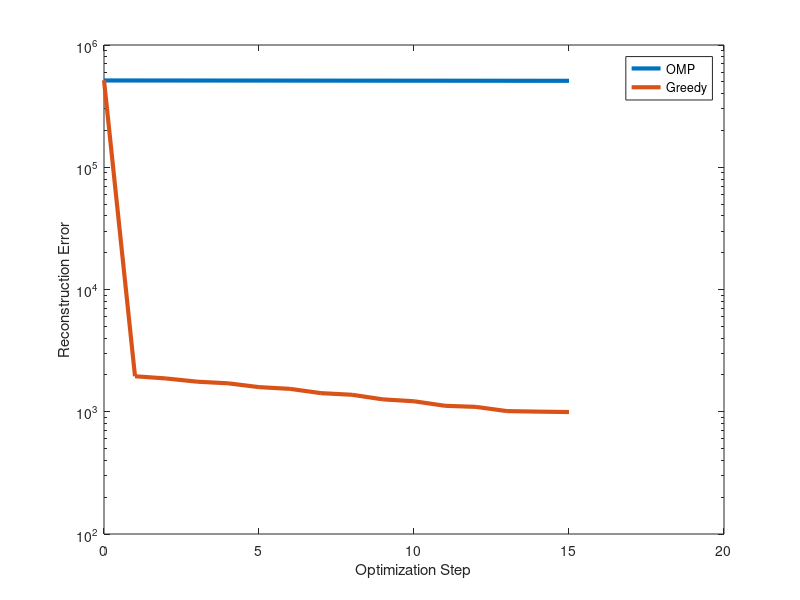

The MATLAB script that drew this image:
% %%%
% % choose the dataset
% % 1: Arcuate Fasciculus
% % 2: ARC-SLF
% dataIndex = 1;
% 
% %%
% % load the fe_struct to get the vecotrs of orientations. 
% if dataIndex == 1
%     load('../data/fe_struct_with_predicted_signal_from_Arcuate_normFP_96dirs_b2000_1p5iso_PROB_lmax10_NUM01_L33.mat');
%     orients = fe.life.M.Atoms.orient;
% elseif dataIndex == 2
%     load('fe_struct_with_predicted_signal_from_ARC_SLF_normFP_96dirs_b2000_1p5iso_PROB_lmax10_NUM01_L33.mat');
%     orients = fe.life.M.Atoms.orient;
% end
% 
% %%
% % load Phi absorbing w. This is our expert Phi which we assumed is the
% % ground truth.
% if dataIndex == 1
%     load('../data/subsets/compact_Phi_withw.mat');
% elseif dataIndex == 2
%     load('../data/newsubsets/compact_Phi_withw.mat');
% end
% %nnz(Phi)
% 
% Phi_filename = '../data/stage1/Phi_11823_1_3_5_0.01.mat';
% load(Phi_filename);
% 
% Phi_pred = Phi_sp(:,vind,:);
% Phi_exp = Phi(:,vind,:);
% Nv = size(Phi_pred, 2);
% countdist = 0.0;
% count_diff = 0.0;
% count_captured = 0.0;
% Total_num_orients_in_Phiexp = 0.0;
% for vp = 1:Nv
%     if mod(vp,100) == 0
%         fprintf("Voxel %d of %d\n", vp, Nv);
%     end
%     
%     % Find non-zero oriantations in each voxel
%     Phi_pred_nz_atoms = find(Phi_pred(:,vp,:));
%     
%     % Make an orientation set for each voxel. The goal is to find different
%     % types of orientations in each voxel for Phi_pred.
%     apredset_per_v = unique(Phi_pred_nz_atoms(:,1));    
%     
%     % Find the non-zero orientations in voxel vp of Phi_exp
%     Phi_exp_nz_atoms = find(Phi_exp(:,vp,:));
%     
%     % Make a set of active orientations for voxel vp
%     aexpset_per_v = unique(Phi_exp_nz_atoms(:,1));
%     
%     Total_num_orients_in_Phiexp = Total_num_orients_in_Phiexp + size(Phi_exp_nz_atoms);
%     
%     % The intersection of orientations in Phi_exp and Phi_pred for the same
%     % voxel shows that how close could we potentially get to the ground 
%     % truth.
%     mutual_orients = intersect(apredset_per_v, aexpset_per_v);
%     count_captured = count_captured + length(mutual_orients);
%     
%     diff = length(setdiff(aexpset_per_v, apredset_per_v));
%     diff;
%     % We want the distance, so we need the numeber of orientations which
%     % has not been included in Phi_pre(:,vp,:) but included in Phi_exp(:,vp,:)
%     % The ideal case is that the length of mutual orientations be exactly
%     % the same as the activated orientations in Phi_exp(:,vp,:)
%     countdist = countdist + (length(aexpset_per_v) - length(mutual_orients));
%     count_diff = count_diff + diff;
% end
% countdist
% count_diff
% count_captured
% fprintf('Total number of active ground truth orientations %d \n', Total_num_orients_in_Phiexp);




% %%
% % load Phi_pred that you want to evaluate
% % format of the file name: 
% % Phi_' int2str(Nsv) '_' int2str(dataIndex) '_' int2str(stage1) '_' 
% % int2str(numOrient) '_' num2str(regStage1) '.mat']
% %Phi_filename = '../experiments/dataset_one/Phi_11823_1_1_5_0.01_1_1.mat';
% Phi_filename = '../data/stage1/Phi_200_1_2_5_0.01.mat'
% %Phi_init_filename = '../data/stage1/Phi_11823_1_1_5_0.01.mat';
% %load(Phi_init_filename)
% load(Phi_filename);
% Phi_omp = Phi_sp(:,vind,:);
% Phi_filename = '../data/stage1/Phi_200_1_3_5_0.01.mat'
% %Phi_init_filename = '../data/stage1/Phi_11823_1_1_5_0.01.mat';
% %load(Phi_init_filename)
% load(Phi_filename);
% Phi_greedy = Phi_sp(:,vind,:);



% Nv = size(Phi_greedy, 2);
% for vp = 1:Nv
%     if mod(vp,100) == 0
%         fprintf("*");
%     end
%         
%     % Find non-zero oriantations in each voxel
%     Phi_omp_nz_atoms = find(Phi_omp(:,vp,:));
% 
%     % Make an orientation set for each voxel. The goal is to find different
%     % types of orientations in each voxel for Phi_pred.
%     aompset_per_v = unique(Phi_omp_nz_atoms(:,1));
%     %aompset_per_v
%     % Find the non-zero orientations in voxel vp of Phi_exp
%     Phi_greedy_nz_atoms = find(Phi_greedy(:,vp,:));
%     
%     % Make a set of active orientations for voxel vp
%     agreedyset_per_v = unique(Phi_greedy_nz_atoms(:,1));
%     %agreedyset_per_v
%     
%     diff = setdiff(aompset_per_v, agreedyset_per_v);
%     if ~isempty(diff)
%         %aompset_per_v agreedyset_per_v diff
%     end
% end


%%
% x = 2:5:42;
% GD_angdiff = [0.0079, 0.0077, 0.0076, 0.0076, 0.0076, 0.0076, 0.0075, 0.0075, 0.0075];
% OMP_angdiff = [0.1282, 0.1230, 0.1204, 0.1190, 0.1172, 0.1161, 0.1156, 0.1154, 0.1153];
% 
% bar(x, OMP_angdiff);
% hold on
% bar(x, GD_angdiff);
% 
% xlabel('Number of selected orientations');
% ylabel('Average Angular Differences of Fascicle Directions)');
% legend('OMP', 'Greedy');

%%
dataIndex = 2;
if dataIndex == 1
    X = 0:15;
    Greedy =[480470, 94864, 31480.3, 25510.8, 17358.8, 11090.7, 6692.51, 3976.73, ...
    2539.5, 1860.75, 1612.04, 1463.07, 1381.2, 1288.1, 1214.9, 1131.38];

    OMP = [478410, 478212, 478013, 477815, 477616, 477418, 477220, 477021, 476823, ...
    476625, 476428, 476230, 476032, 475834, 475637, 475439];
elseif dataIndex == 2
    X = 0:15;
    Greedy = [514630, 1951.22, 1872.21, 1761.85, 1708.85, 1590.13, 1538.91, ...
        1419.56, 1376.86, 1262.26, 1218.41, 1118.91, 1095.75, 1012.2, 1002.23, 994.517];
    OMP = [512770, 512554, 512336, 512118, 511900, 511682, 511464, 511247, 511029, ...
    510812, 510594, 510377, 510160, 509943, 509726, 509509];
end
%plot(X, OMP);

semilogy(X, OMP, 'LineWidth',3);
hold on
%plot(X, Greedy);
semilogy(X, Greedy, 'LineWidth',3);
xlabel('Optimization Step');
if dataIndex == 1
    ylabel('Reconstruction error of Y for Arcuate');
elseif dataIndex
    ylabel('Reconstruction Error');
end
legend('OMP', 'Greedy');


%% Plotting the average of precise ang diff, Martha suggested
% dataIndex = 2;
% 
% if dataIndex == 1
%     X = 2:10:62;
%     Greedy = [48.5095, 14.7677, 15.6316, 15.1871, 15.6394, 15.1613, 15.5747];
%     OMP = [68.8883, 178.5572  245.7969  304.7122  349.2896, 373.0730  388.8001];
% elseif dataIndex == 2
%     X = 2:8:52;
%     Greedy = [59.3420, 26.4703, 26.0034, 28.1007, 28.2257, 29.8276, 30.8977];
%     OMP = [69.8499, 157.1341, 218.0036, 266.0400, 310.8500, 343.8009, 362.6211];
% end
% 
% semilogy(X, OMP, 'LineWidth',3);
% hold on
% %plot(X, Greedy);
% semilogy(X, Greedy, 'LineWidth',3);
% xlabel('Iteration Number During Optimization');
% if dataIndex == 1
%     ylabel('Average of Angular Difference over all voxels - Arcuate');
% elseif dataIndex == 2
%     ylabel('Average of Angular Difference over all voxels - ARC-SLF');
% end
% legend('OMP', 'Greedy');



